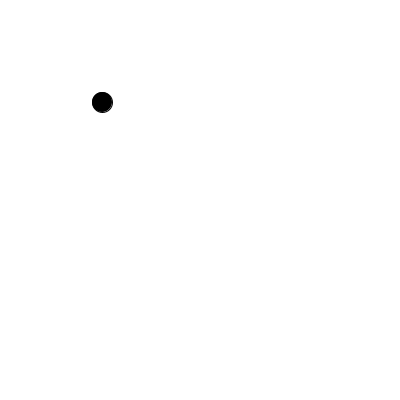
Frame 1 (no input)
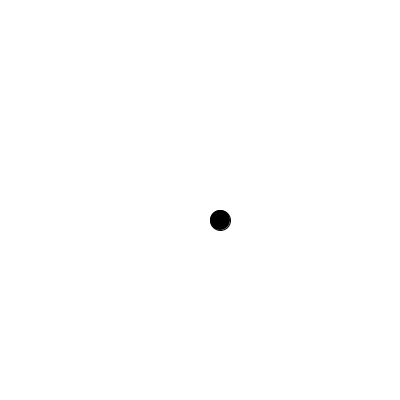
Frame 60 (the mouse pressed at the canvas centre just before this capture)
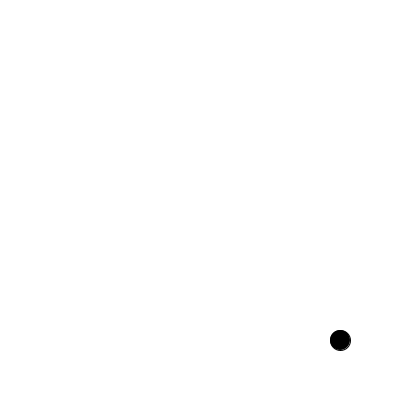
Frame 120 (the mouse held since frame 60 and released just before this capture)

The Processing sketch that drew these frames (run headless with seeded random() and noise(); from frame 60 on, the mouse is pressed at the canvas centre):

// Processing sketch: Animation
// ── Animation.pde


/*
Explanation:

The setup() function sets up the canvas size.

The draw() function continuously updates the animation.

The ball's position (x and y) is continuously updated by adding the speed values (xSpeed and ySpeed) to its position on each frame.

The code uses conditionals to detect collisions with the window edges, changing the ball's direction upon impact.

The ellipse() function draws the ball at its updated position.

This simple example demonstrates a bouncing ball animation within the Processing window. As the draw() function continuously updates the positions of the ball and checks for collisions, the ball appears to bounce within the defined boundaries.

To create more complex animations, consider using variables to control different aspects of shapes, colors, and sizes. You can introduce transformations, create multiple shapes, incorporate interaction through mouse or keyboard input, and create more intricate movements and visuals to build dynamic and engaging animations in Processing. Additionally, integrating frame rate control (frameRate()) and conditional checks enables more precise control and interaction in animations.
*/

float x = 100; // X position of the ball
float y = 100; // Y position of the ball
float xSpeed = 2; // Speed of the ball along the x-axis
float ySpeed = 2; // Speed of the ball along the y-axis

void setup() {
  size(400, 400);
}

void draw() {
  background(255);
  println(frameRate);
  // Update ball position
  x += xSpeed; 
  y += ySpeed;
  
  // Check and handle collisions with window edges
  if (x > width || x < 0) {
    xSpeed *= -1;
    
    // Change direction on reaching horizontal window boundaries
  }
  if (y > height || y < 0) {
    ySpeed *= -1; // Change direction on reaching vertical window boundaries
  }
  
  // Draw the bouncing ball
  fill(0);
  ellipse(x, y, 20, 20);
}

  
